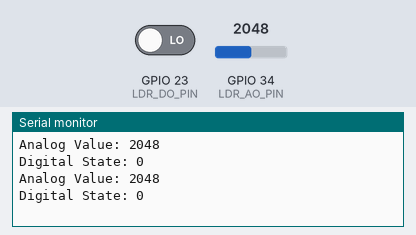
The sketch below on a simulated ESP32. Parts: the last lines printed to the serial monitor. The inputs (shaded band) are chosen by the test bench; at power-on: GPIO 34 (LDR_AO_PIN) = 2048, GPIO 23 (LDR_DO_PIN) LOW.

Above: at 1.8 s.
1.9 s: GPIO 34 (LDR_AO_PIN) set to 2866
At 2.3 s:
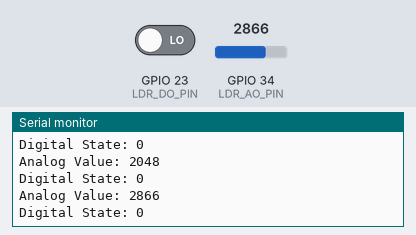
3.4 s: GPIO 23 (LDR_DO_PIN) driven HIGH
At 4.7 s:
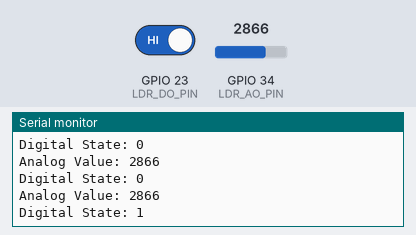
4.9 s: GPIO 34 (LDR_AO_PIN) set to 3603
At 5.8 s:
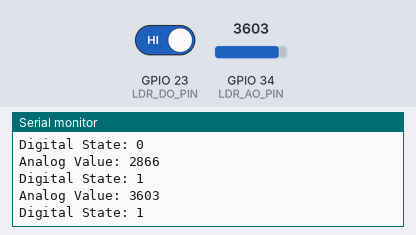
Timing chart, 0 to 7.9 s (numbered marks = the images above; inputs shaded):
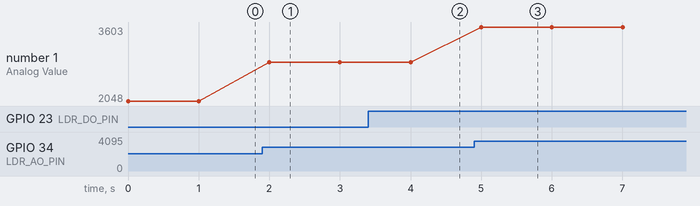

The sketch:

LM393_LDR.ino
```cpp
#define LDR_AO_PIN 34  // Analog output connected to GPIO34
#define LDR_DO_PIN 23  // Digital output connected to GPIO23

void setup() {
  pinMode(LDR_DO_PIN, INPUT);  // Set DO pin as input

  Serial.begin(115200);        // Start Serial communication
}

void loop() {
  // Read analog value from AO pin
  int ldrValue = analogRead(LDR_AO_PIN);
  Serial.print("Analog Value: ");
  Serial.println(ldrValue);

  // Read digital state from DO pin
  int doState = digitalRead(LDR_DO_PIN);
  Serial.print("Digital State: ");
  Serial.println(doState);

  delay(1000);  // Delay 1 second
}
```

Measured:
- after the input at 1.9 s, the serial monitor: prints a new line after 0.10 s (image 1)
- after the input at 3.4 s, the serial monitor: prints a new line after 0.60 s (image 2)
- after the input at 4.9 s, the serial monitor: prints a new line after 0.10 s (image 3)
- plotted number 1: 2048 → 2866 after the input at 1.9 s, 2866 → 3603 after the input at 4.9 s
